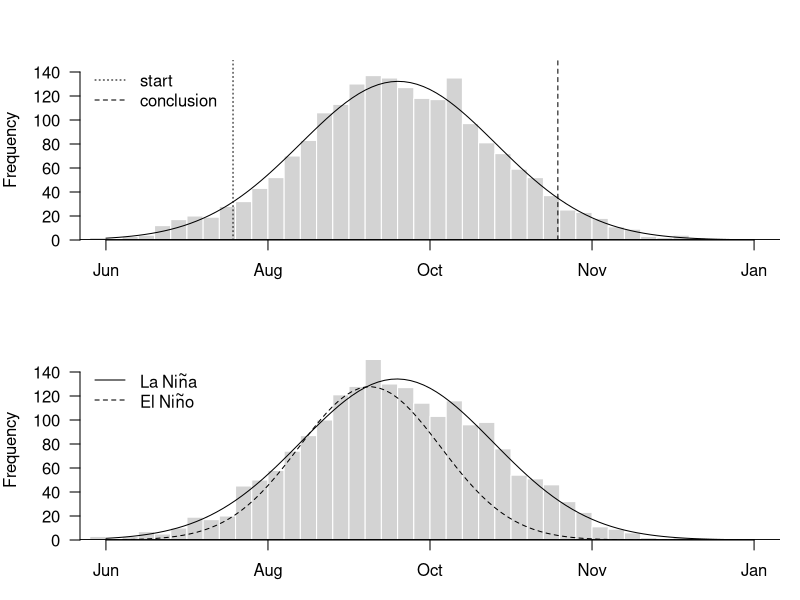

Recreate this plot in R.
#########################
#Figure 1
###################

pdf(file = paste0("/Users/daisy/Google Drive/PhD/ENSO/Manuscript/AustralEcology/Figures/Hypothesis",as.Date(Sys.time()),".pdf"),
    width = 4, height = 5.5)
 par(mfrow = c(2,1),
     mar = c(3,4,3,1),
     yaxs="i",
     las=1)


#generate some data
LA<-data.frame(obs=rnorm(2000, 9, 3))
LA$Phase<-"La Nina"
x<-LA$obs
H <- hist(x,breaks=50,freq=TRUE,border="white",axes=FALSE,main="",xlab="",ylim=c(0,150),xlim=c(0,20))
dx <- (H$breaks[2]-H$breaks[1])
m  <- mean(x)
s  <- sd(x)
N <- length(x)
curve(N*dx*dnorm(x, mean=m, sd=s), add=TRUE)
Axis(side=1, labels=c("Jun","Aug","Oct","Nov","Jan"),
     at=c(0,5,10,15,20))
Axis(side=2)
abline(h=0,lwd=1.8)

qE<-quantile(x,probs=c(0.05,.5,.95))
abline(v=qE[1],lty=3)
#abline(v=qE[2],lty=2)
abline(v=qE[3],lty=2)


legend("topleft",legend=c("start","conclusion"),
       lty=c(3,2),bty="n")





#generate some data
LA<-data.frame(obs=rnorm(2000, 9, 3))
LA$Phase<-"La Nina"
x<-LA$obs
H <- hist(x,breaks=50,freq=TRUE,border="white",axes=FALSE,main="",xlab="",ylim=c(0,150),xlim=c(0,20))
dx <- (H$breaks[2]-H$breaks[1])
m  <- mean(x)
s  <- sd(x)
N <- length(x)
curve(N*dx*dnorm(x, mean=m, sd=s), add=TRUE)
Axis(side=1, labels=c("Jun","Aug","Oct","Nov","Jan"),
     at=c(0,5,10,15,20))
Axis(side=2)
abline(h=0,lwd=1.8)

# qE<-quantile(x,probs=c(0.05,.5,.95))
#
# abline(v=qE[1])
# abline(v=qE[2])
# abline(v=qE[3])

El<-data.frame(obs=rnorm(1400, 8.2, 2.2))
El$Phase<-"El Nino"
x<-El$obs
m  <- mean(x)
s  <- sd(x)
N <- length(x)
curve(N*dx*dnorm(x, mean=m, sd=s), add=TRUE,lty=2)


legend("topleft",legend=c(expression(La~Ni*tilde(n)*a),expression(El~Ni*tilde(n)*o)),
       lty=c(1,2),bty="n")


dev.off()

